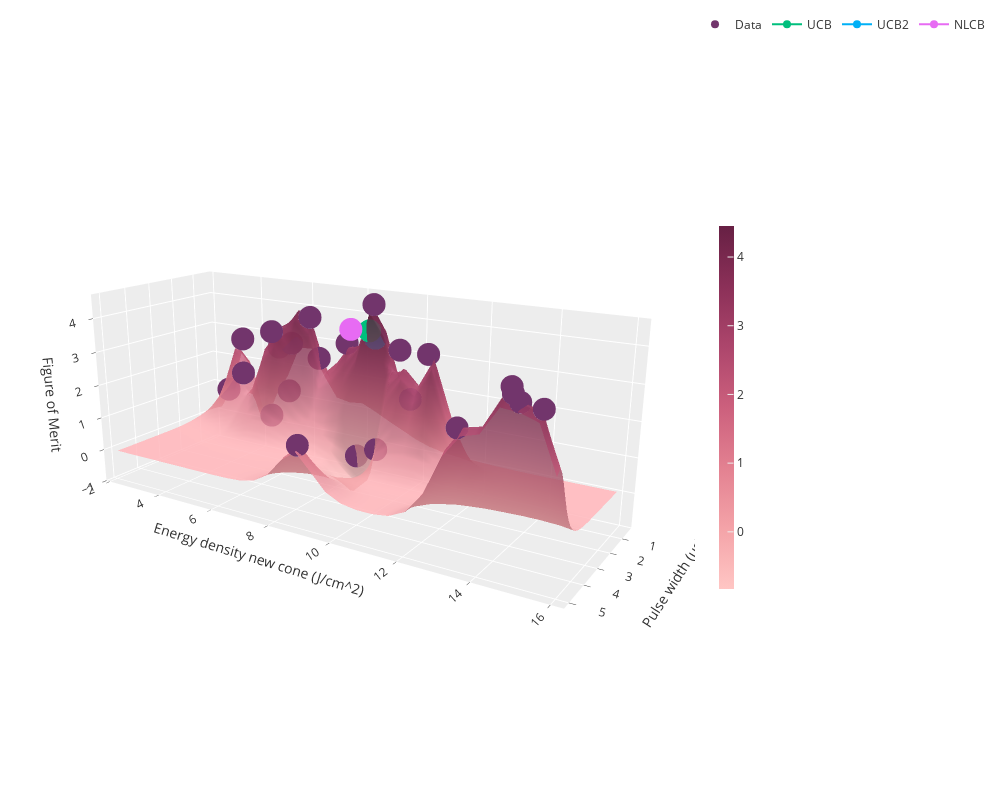

Notebook source saved alongside this figure:
### Code cell
import plotly.graph_objects as go
import matplotlib.pyplot as plt
import matplotlib as mpl

# make, scale post_test_grid
_, _, test_grid, test_arr = grid_maker(torch.Tensor(X))
volt_on_grid, _ = f_obj(test_arr.numpy())
volt_on_grid = -1 * volt_on_grid.reshape(30,30).T
raw_test_arr = x_denormalizer(test_arr)
raw_test_grid = x_denormalizer(test_grid)

fig = go.Figure(data=[go.Scatter3d(z=Y[:,-1], 
                                    x=x_denormalizer(X)[:,0],
                                    y=x_denormalizer(X)[:,1], 
                                    mode='markers',
                                    marker={'color':'#72356c'},
                                    name='Data')])
fig.add_trace(go.Surface(z=volt_on_grid, 
                            x=raw_test_grid[:,0],
                            y=raw_test_grid[:,1],
                            opacity = 0.8,
                            colorscale = "Burg",
                            colorbar=dict(thickness=15, len=0.5)))

fig.add_trace(go.Scatter3d(z=[3.7669], x=[1.5], y=[8.85], name = "UCB"))
fig.add_trace(go.Scatter3d(z=[3.49], x=[1.17], y=[8.85], name = "UCB2"))
fig.add_trace(go.Scatter3d(z=[4.07], x=[2.8], y=[9.05], name = "NLCB"))

fig.update_layout( width=1000, height=800,
                    legend=dict(orientation="h", yanchor="top", y=1.02, 
                    xanchor="left",x=1), margin=dict(r=20, l=10, b=10, t=10), 
                        scene=dict(
                        xaxis_title="Pulse width (μs)",
                        yaxis_title="Energy density new cone (J/cm^2)",
                        zaxis_title='Figure of Merit')
                    )
fig.update_layout(template="ggplot2")
camera = dict(up=dict(x=0, y=0, z=1), center=dict(x=0, y=0, z=0),
                    eye=dict(x=2.75, y=1.75, z=1))
fig.update_layout(scene_camera=camera)
fig.show()

### Figure 1 — Plotly figure (JSON) as saved in the notebook; plotly's stock layout.template omitted (floating-point values rounded to 4 significant figures; data arrays with more than 128 entries replaced by an {"elided": "..."} marker saying what was removed)
{"data": [{"marker": {"color": "#72356c"}, "mode": "markers", "name": "Data", "x": [0.5, 0.5, 1, 1, 1.5, 1.5, 5, 5, 0.5, 5, 2, 0.5, 0.5, 0.5, 1, 1, 2, 2, 2, 2, 5, 5, 5], "y": [2.73, 3.4, 3.79, 6.44, 5.36, 8.99, 8.8, 14.67, 5.24, 14.89, 10.13, 4.51, 5.37, 4.88, 6.76, 7.77, 8.73, 9.38, 10.48, 11.01, 14.71, 15.44, 13.37], "z": [0.873, 2.677, 1.699, 3.805, 3.335, 4.535, 1.363, 3.841, 1.201, 3.514, 3.471, 0.2633, 2.775, 2.591, 2.58, 3.174, 0.1315, 0.4512, 2.127, 3.468, 3.686, 3.446, 2.652], "type": "scatter3d"}, {"colorbar": {"len": 0.5, "thickness": 15}, "colorscale": [[0, "rgb(255, 198, 196)"], [0.1667, "rgb(244, 163, 168)"], [0.3333, "rgb(227, 129, 145)"], [0.5, "rgb(204, 96, 125)"], [0.6667, "rgb(173, 70, 108)"], [0.8333, "rgb(139, 48, 88)"], [1, "rgb(103, 32, 68)"]], "opacity": 0.8, "x": [0.3393, 0.5055, 0.6718, 0.8381, 1.004, 1.171, 1.337, 1.503, 1.669, 1.836, 2.002, 2.168, 2.334, 2.501, 2.667, 2.833, 2.999, 3.166, 3.332, 3.498, 3.664, 3.831, 3.997, 4.163, 4.329, 4.496, 4.662, 4.828, 4.994, 5.161], "y": [2.276, 2.746, 3.215, 3.685, 4.154, 4.624, 5.094, 5.563, 6.033, 6.502, 6.972, 7.441, 7.911, 8.381, 8.85, 9.32, 9.789, 10.26, 10.73, 11.2, 11.67, 12.14, 12.61, 13.08, 13.55, 14.02, 14.49, 14.95, 15.42, 15.89], "z": {"elided": "30x30 float values"}, "type": "surface"}, {"name": "UCB", "x": [1.5], "y": [8.85], "z": [3.767], "type": "scatter3d"}, {"name": "UCB2", "x": [1.17], "y": [8.85], "z": [3.49], "type": "scatter3d"}, {"name": "NLCB", "x": [2.8], "y": [9.05], "z": [4.07], "type": "scatter3d"}], "layout": {"legend": {"orientation": "h", "yanchor": "top", "y": 1.02, "xanchor": "left", "x": 1}, "margin": {"r": 20, "l": 10, "b": 10, "t": 10}, "width": 1000, "height": 800, "scene": {"xaxis": {"title": {"text": "Pulse width (μs)"}}, "yaxis": {"title": {"text": "Energy density new cone (J/cm^2)"}}, "zaxis": {"title": {"text": "Figure of Merit"}}, "camera": {"up": {"x": 0, "y": 0, "z": 1}, "center": {"x": 0, "y": 0, "z": 0}, "eye": {"x": 2.75, "y": 1.75, "z": 1}}}}}
